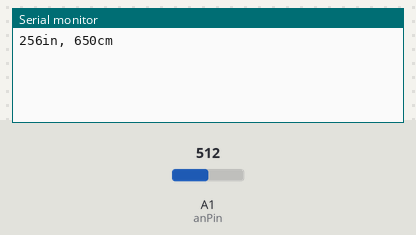
The sketch below on a simulated Arduino Uno, built with avr-gcc and run on an emulated ATmega328P. On the bench: the last lines printed to the serial monitor. The test bench sets the inputs (shaded band); at power-on: A1 (anPin) = 512.

Above: at 1.2 s.
1.3 s: A1 (anPin) set to 716
At 2.5 s:
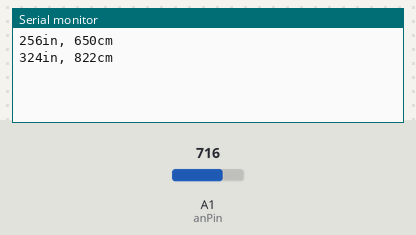
2.8 s: A1 (anPin) set to 900
At 3.7 s:
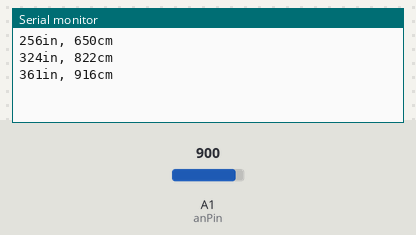
Timing chart, 0 to 5.8 s (numbered marks = the images above; inputs shaded):
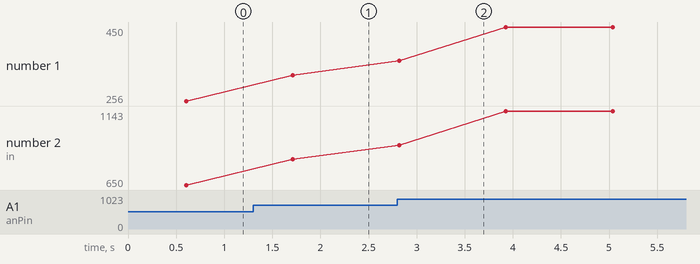

The sketch:

MaxSonar.ino
```cpp
 //Feel free to use this code.
//Please be respectful by acknowledging the author in the code if you use or modify it.
//Author: Bruce Allen
//Date: 23/07/09

//Analog pin 1 for reading in the analog voltage from the MaxSonar device.
//This variable is a constant because the pin will not change throughout execution of this code.
const int anPin = 1;

//variables needed to store values
long anVolt, inches, cm;
int sum = 0; //Create sum variable so it can be averaged
int avgrange = 60; //Quantity of values to average (sample size)

void setup()
{
  //This opens up a serial connection to shoot the results back to the PC console
  Serial.begin(9600);
}

void loop()
{
  //MaxSonar Analog reads are known to be very sensitive. See the Arduino forum for more information.
  //A simple fix is to average out a sample of n readings to get a more consistent reading.
  //Even with averaging I still find it to be less accurate than the PW method.
  //This loop gets 60 reads and averages them

  for (int i = 0; i < avgrange ; i++)
  {
    //Used to read in the analog voltage output that is being sent by the MaxSonar device.
    //Scale factor is (Vcc/512) per inch. A 5V supply yields ~9.8mV/in
    //Arduino analog pin goes from 0 to 1024, so the value has to be divided by 2 to get the actual inches
    anVolt = analogRead(anPin) / 2;
    sum += anVolt;
    delay(10);
  }

  inches = sum / avgrange;
  cm = inches * 2.54;
  Serial.print(inches);
  Serial.print("in, ");
  Serial.print(cm);
  Serial.print("cm");
  Serial.println();

  //reset sample total
  sum = 0;

  delay(500);
}
```

Measured:
- after the input at 1.3 s, the serial monitor: prints a new line after 0.41 s (image 1)
- after the input at 2.8 s, the serial monitor: prints a new line at once (image 2)
- plotted number 1: 256 → 324 after the input at 1.3 s, 324 → 450 after the input at 2.8 s
- plotted number 2: 650 → 822 after the input at 1.3 s, 822 → 1143 after the input at 2.8 s
